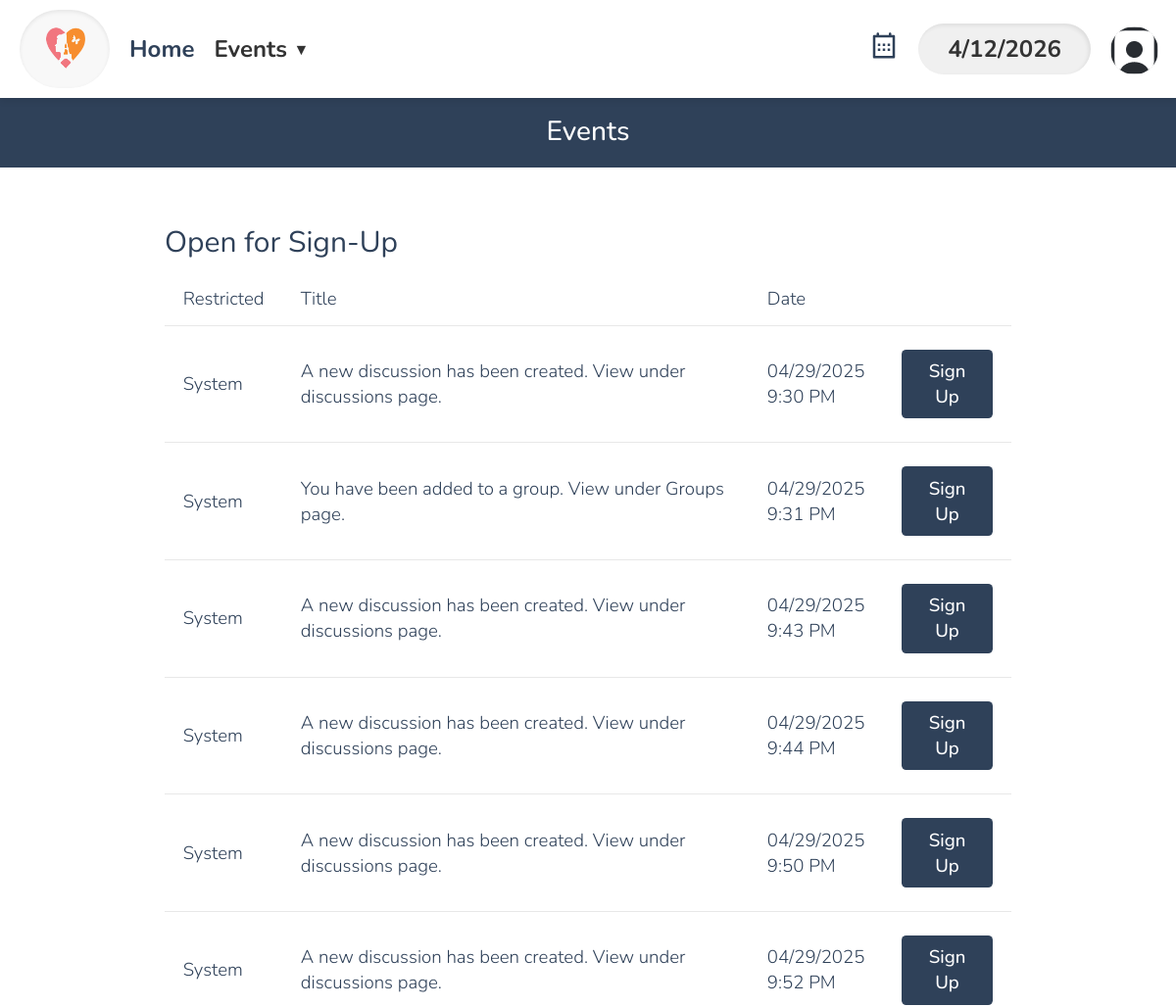
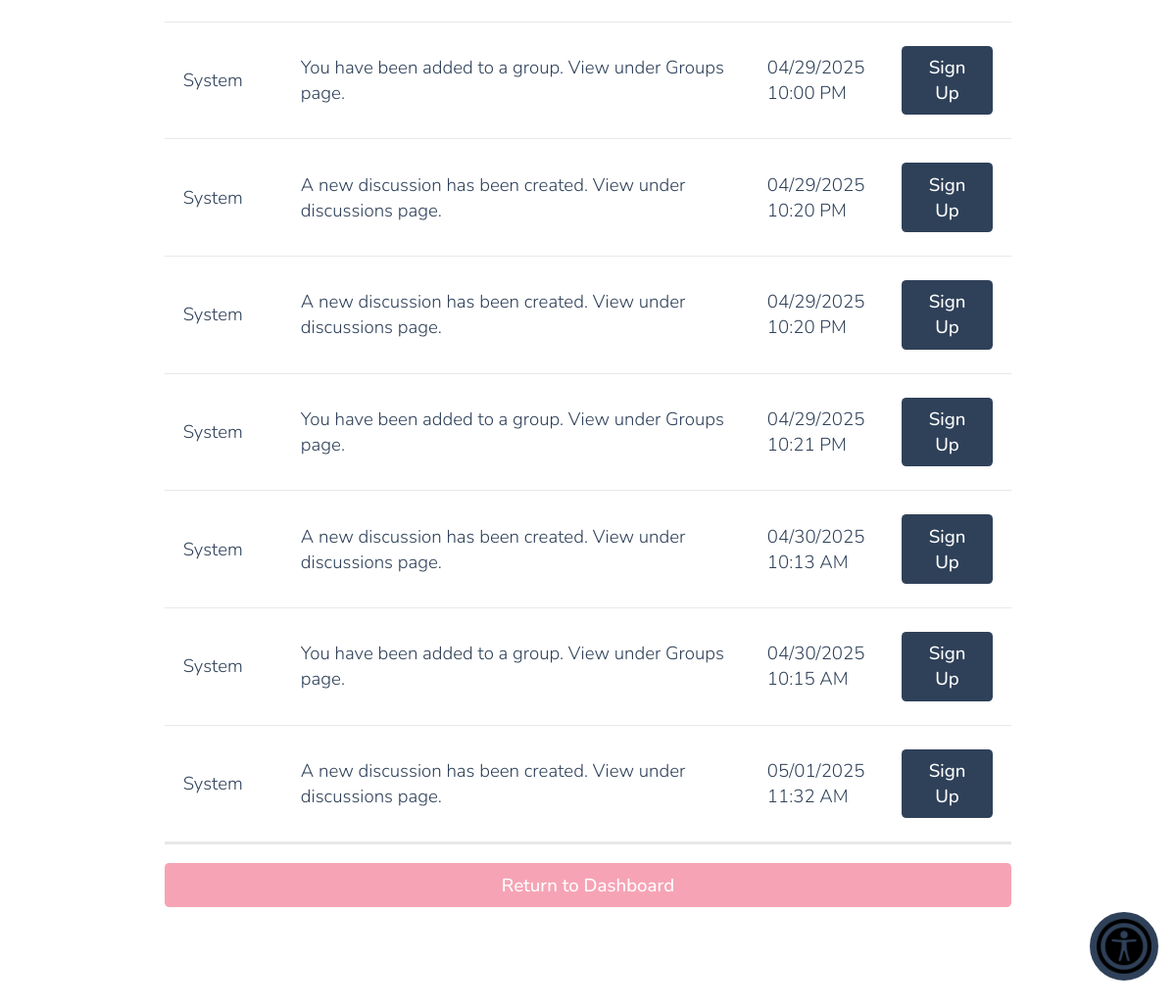
The app's page /viewEventsForSignUp.php (signed in), older data (2 pictures, top to bottom).
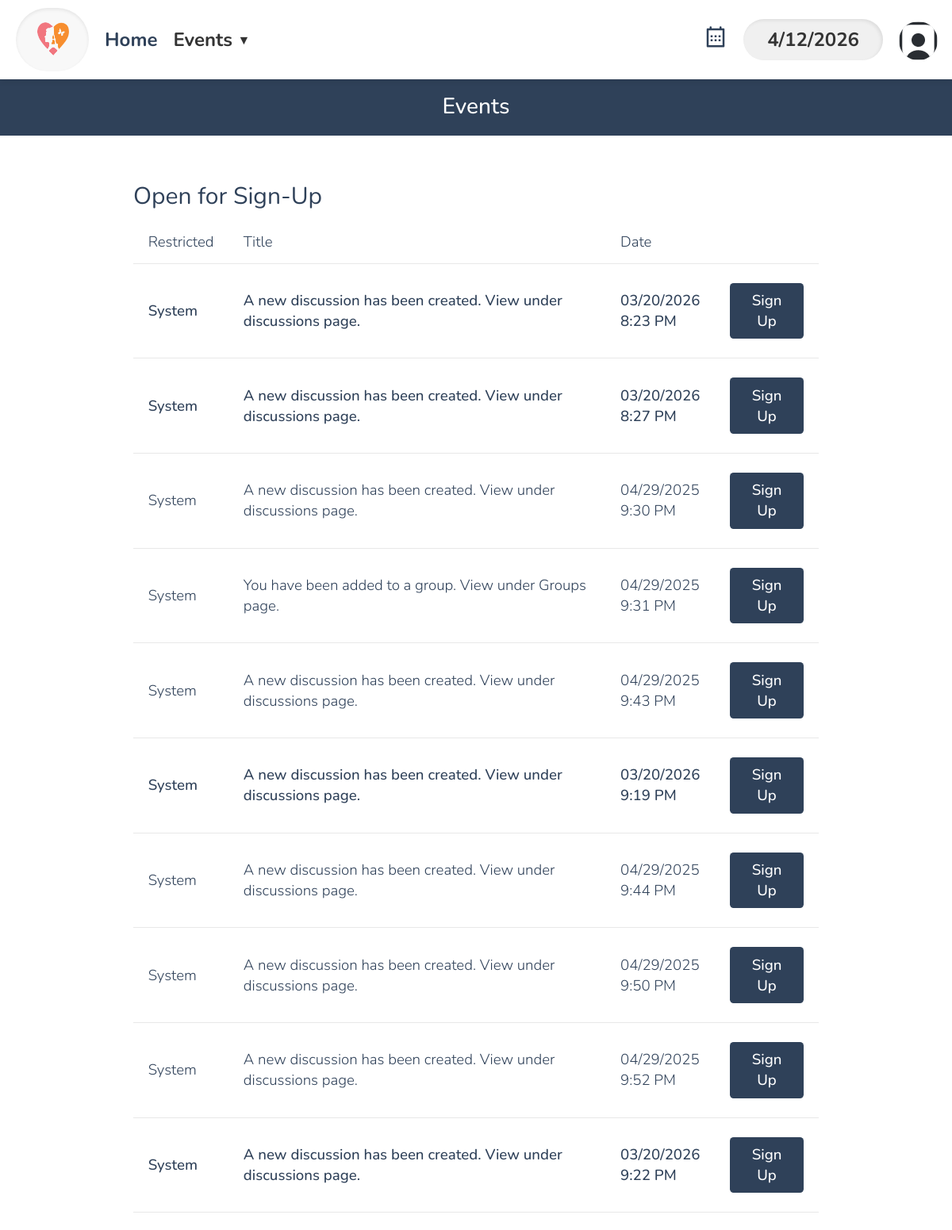
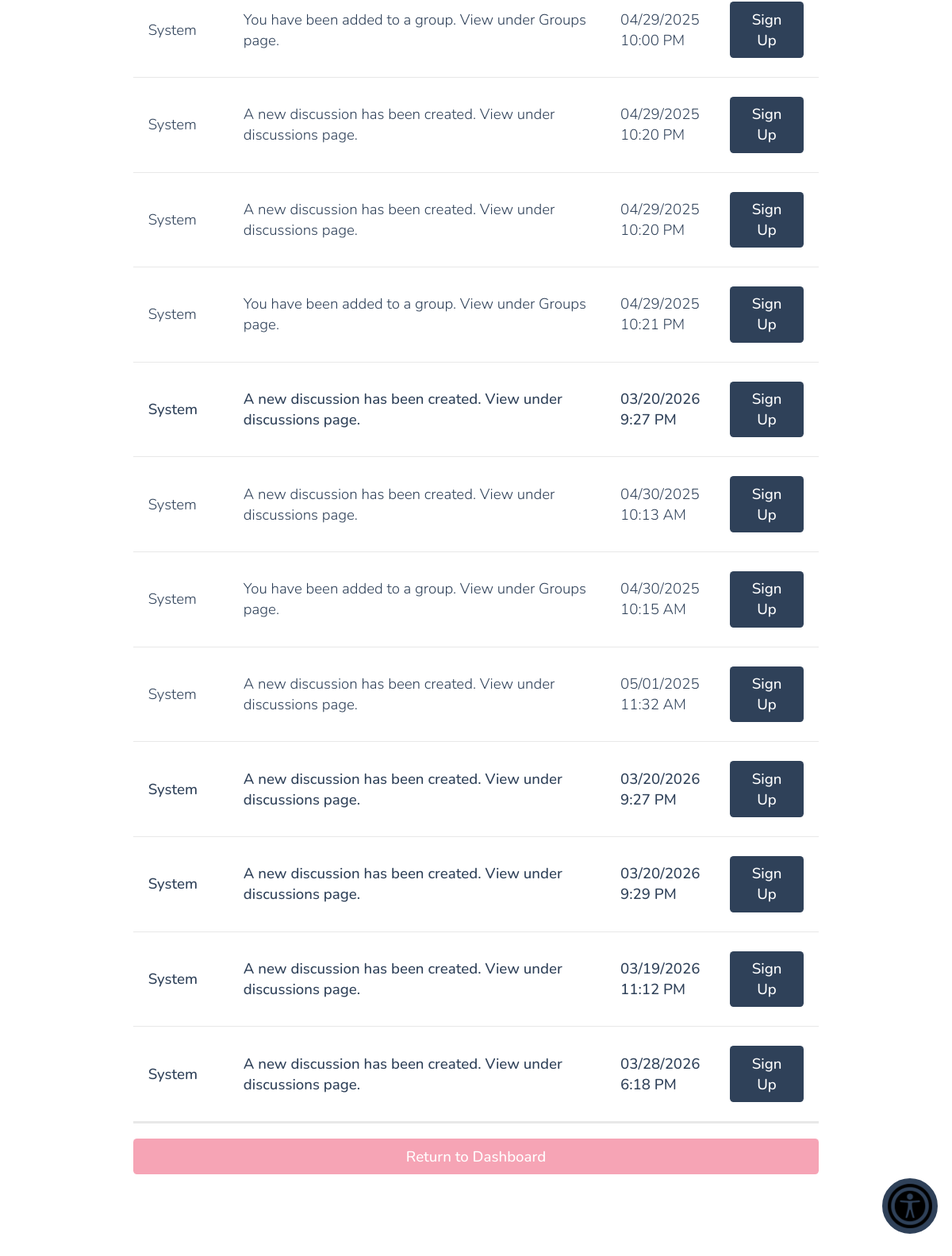
The same page, newer data (2 pictures, top to bottom).
### tables this page shows
CREATE TABLE `dbmessages` (
  `id` int(11) NOT NULL,
  `senderID` varchar(256) NOT NULL,
  `recipientID` varchar(256) NOT NULL,
  `title` varchar(256) NOT NULL,
  `body` text NOT NULL,
  `time` varchar(16) NOT NULL,
  `wasRead` tinyint(1) NOT NULL DEFAULT 0,
  `prioritylevel` tinyint(4) NOT NULL DEFAULT 0
);

### database/dbMessages.php (called while the page is built, shortened)
<?php
function get_user_messages($userID) {
    $connection = connect();
    $userID = mysqli_real_escape_string($connection, $userID);
    $query = "select * from dbmessages
              where recipientID='$userID'
              order by prioritylevel desc";
    $result = mysqli_query($connection, $query);
    $messages = mysqli_fetch_all($result, MYSQLI_ASSOC);
    return $messages;
}

### database/dbPersons.php (called while the page is built, shortened)
<?php
    function get_name_from_id($id) {
        if ($id == 'vmsroot') {
            return 'System';
        }
        $query = "select first_name, last_name from dbpersons
            where id='$id'";
        $connection = connect();
        $result = mysqli_query($connection, $query);
        $row = mysqli_fetch_assoc($result);
        return $row['first_name'] . ' ' . $row['last_name'];
    }

### include/output.php (called while the page is built, shortened)
<?php
    function hsc($input) {
        return htmlspecialchars($input ?? '');
    }
    function time24hTo12h($time) {
        $hour = substr($time, 0, 2);
        $minute = substr($time, 3, 2);
        $hour = intval($hour);
        if ($hour < 12) {
            return hsc($hour . ':' . $minute . ' AM');
        } else if ($hour > 12) {
            $hour -= 12;
        }
        return hsc($hour . ':' . $minute . ' PM');
    }

### viewEventsForSignUp.php (the view, shortened to what this page needs)
<!DOCTYPE html>
<html>
    <head>
        <?php require_once('universal.inc') ?>
        <link rel="stylesheet" href="css/messages.css"></link>
    </head>
    <body>
        <?php require_once('header.php') ?>
        <h1>Events</h1>
        <main class="general">
            <h2>Open for Sign-Up</h2>
            <?php
                require_once('database/dbMessages.php');
                $messages = get_user_messages($userID);
                if (count($messages) > 0): ?>
                <div class="table-wrapper">
                    <table class="general">
                        <thead>
                            <tr>
                                <th style="width:1px">Restricted</th>
                                <th>Title</th>
                                <th style="width:1px">Date</th>
                                <th style="width:1px"></th>
                            </tr>
                        </thead>
                        <tbody class="standout">
                            <?php
                                require_once('database/dbPersons.php');
                                require_once('include/output.php');
                                $id_to_name_hash = [];
                                foreach ($messages as $message) {
                                    $sender = $message['senderID'];
                                    if (isset($id_to_name_hash[$sender])) {
                                        $sender = $id_to_name_hash[$sender];
                                    } else {
                                        $lookup = get_name_from_id($sender);
                                        $id_to_name_hash[$sender] = $lookup;
                                        $sender = $lookup;
                                    }
                                    $messageID = $message['id'];
                                    $title = $message['title'];
                                    $timePacked = $message['time'];
                                    $pieces = explode('-', $timePacked);
                                    $year = $pieces[0];
                                    $month = $pieces[1];
                                    $day = $pieces[2];
                                    $time = time24hto12h($pieces[3]);
                                    $class = 'message';
                                    if (!$message['wasRead']) {
                                        $class .= ' unread';
                                    }
                                    echo "
                                        <tr class='$class' data-message-id='$messageID'>
                                            <td>$sender</td>
                                            <td>$title</td>
                                            <td>$month/$day/$year $time</td>
                                            <td> <a class='button sign-up' href='eventSignUp.php'>Sign Up</a> </td>
                                        </tr>";
                                }
                            ?>
                        </tbody>
                    </table>
                </div>
            <?php else: ?>
                <p class="no-events standout">There are currently no events available for sign-up.</p>
            <?php endif ?>
            <a class="button cancel" href="index.php">Return to Dashboard</a>
        </main>
    </body>
</html>

Row changes from the older to the newer data that the page shows:
added dbmessages: senderID "System", title "A new discussion has been created. View under discussions page.", time "03", time "20", time "2026", time "8:23 PM", wasRead 0 (drawn)
added dbmessages: senderID "System", title "A new discussion has been created. View under discussions page.", time "03", time "20", time "2026", time "8:27 PM", wasRead 0 (drawn)
added dbmessages: senderID "System", title "A new discussion has been created. View under discussions page.", time "03", time "20", time "2026", time "9:19 PM", wasRead 0 (drawn)
added dbmessages: senderID "System", title "A new discussion has been created. View under discussions page.", time "03", time "20", time "2026", time "9:22 PM", wasRead 0 (drawn)
added dbmessages: senderID "System", title "A new discussion has been created. View under discussions page.", time "03", time "20", time "2026", time "9:27 PM", wasRead 0 (drawn)
added dbmessages: senderID "System", title "A new discussion has been created. View under discussions page.", time "03", time "20", time "2026", time "9:27 PM", wasRead 0 (drawn)
added dbmessages: senderID "System", title "A new discussion has been created. View under discussions page.", time "03", time "20", time "2026", time "9:29 PM", wasRead 0 (drawn)
added dbmessages: senderID "System", title "A new discussion has been created. View under discussions page.", time "03", time "19", time "2026", time "11:12 PM", wasRead 0 (drawn)
added dbmessages: senderID "System", title "A new discussion has been created. View under discussions page.", time "03", time "28", time "2026", time "6:18 PM", wasRead 0 (drawn)
